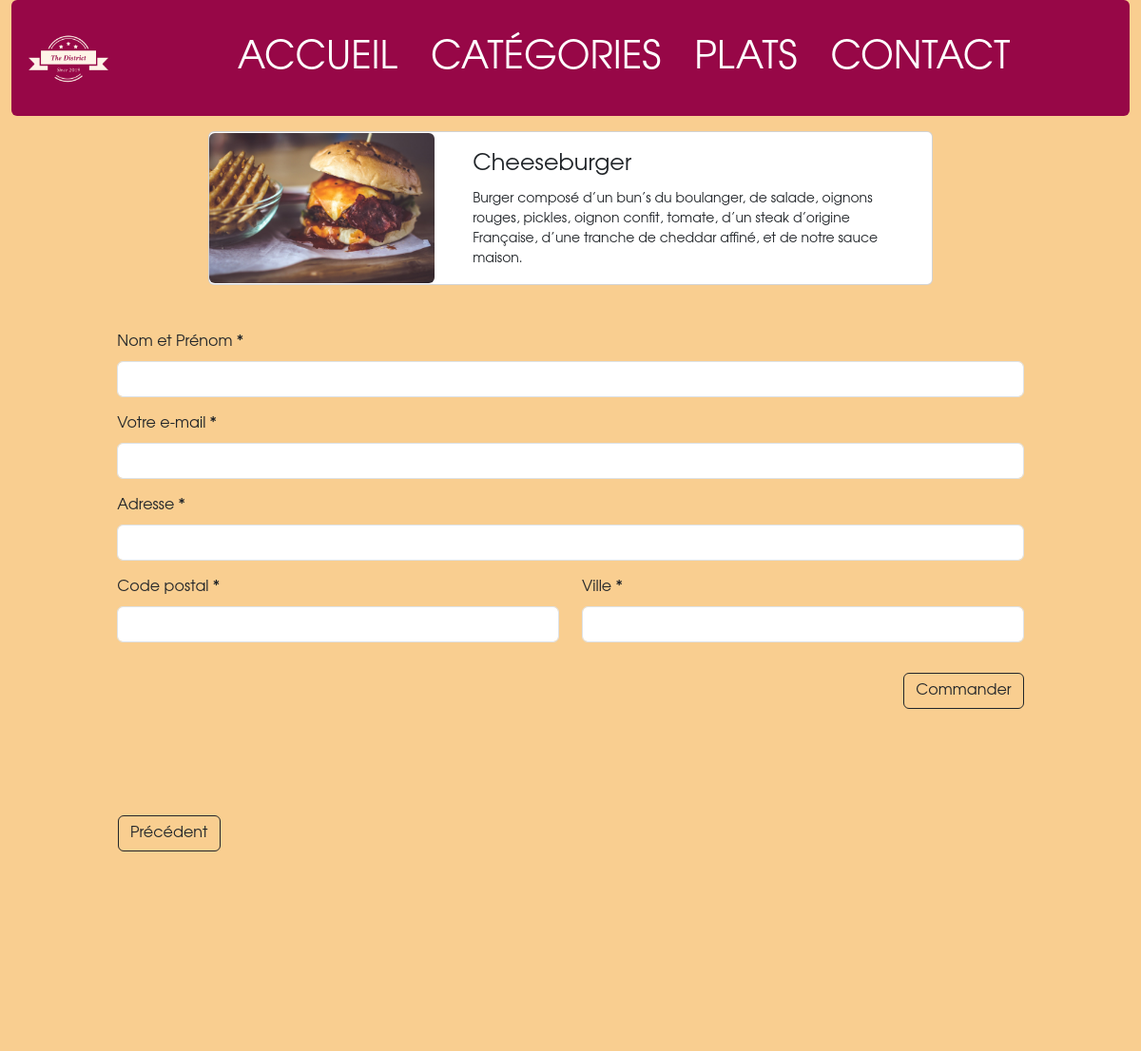
/plat_selectionne.php?id=10, run on the app's committed database.
### tables this page shows
CREATE TABLE `plat` (
  `id` int AUTO_INCREMENT PRIMARY KEY,
  `libelle` varchar(100) NOT NULL,
  `description` text NOT NULL,
  `prix` decimal(10,2) NOT NULL,
  `image` varchar(255) NOT NULL,
  `id_categorie` int NOT NULL REFERENCES categorie(id),
  `active` varchar(10) NOT NULL
);

### DAO.php (called while the page is built, shortened)
<?php
function getPlatById($id,$db){
    $query= $db-> prepare("SELECT * FROM plat WHERE id=:id");
    $query-> bindParam(':id',$id, PDO::PARAM_INT);
    $query-> execute();
    $plat= $query->fetch();
    return $plat;
};

### plat_selectionne.php (the view, shortened to what this page needs)
<!DOCTYPE html>
<html lang="en">
  <head>
    <link
      href="https://cdn.jsdelivr.net/npm/bootstrap@5.3.2/dist/css/bootstrap.min.css"
      rel="stylesheet"
    />
    <link rel="stylesheet" href="assets/css/styles.css"/>
  </head>
  <body
    class="parallax" style="position: relative";
   >
    <div class="container-fluid">
    <?php
   require_once ("views/header.php");
   require_once("DAO.php");
   $id=$_GET['id'];
   $plat=getPlatById($id,$db);
  ?>
      <section class="mx-3 mt-3">
        <div class="d-flex justify-content-center">
          <div class="card rounded col-12 col-lg-8" >
            <div class="row">
              <div class="d-flex col-4 align-items-center">
                <img
                  src="assets/images_the_district/food/<?=$plat['image'] ?>"
                  class="img-fluid rounded"
                  alt="<?=$plat['libelle']?>"
                />
              </div>
              <div class="col-7 col-sm-8">
                <div class="card-body">
                  <p class="card-title fs-4"><?=$plat['libelle']?></p>
                  <p class="card-text small"><?=$plat['description']?></p>
                </div>
              </div>
            </div>
          </div>
        </div>
        <div class="d-flex justify-content-center mt-5">
          <form class="form col-10">
            <p>
              <label class="form-label" for="nom_prenom">Nom et Prénom *</label>
              <input
                class="form-control"
                type="text"
                name="nom_prenom"
                id="nom_prenom"
              />
            </p>
            <p>
              <label class="form-label" for="mail">Votre e-mail *</label>
              <input class="form-control" type="text" name="mail" id="mail" />
            </p>
            <p>
              <label class="form-label" for="adresse">Adresse * </label
              ><input
                class="form-control"
                type="text"
                name="adresse"
                id="adresse"
              />
            </p>
            <div class="row">
              <p class="col">
                <label class="form-label" for="CP">Code postal *</label
                ><input
                  class="form-control"
                  type="text"
                  name="CP"
                  id="CP"
                  required
                />
              </p>
              <p class="col">
                <label class="form-label" for="ville">Ville *</label>
                <input
                  class="form-control"
                  type="text"
                  name="ville"
                  id="ville"
                />
              </p>
            </div>
            <div class="d-flex justify-content-end my-3">
              <button class="btn btn-outline-dark">Commander</button>
            </div>
          </form>
        </div>
        <div class="m-5 p-5">
          <a class="btn btn-outline-dark" href="categorie1.html">Précédent</a>
        </div>
      </section>
      <?php
     require_once ("views/footer.php")
      ?>
  </body>
</html>

### assets/css/styles.css (style rules this page uses)
body { font-family: Avantgarde, TeX Gyre Adventor, URW Gothic L, sans-serif; background-color:#f9ce90; background-image: url('images_the_district/image_parallax.jpg'); background-attachment:fixed; background-position: center; background-repeat: no-repeat; }

### data on the page
plat: image (picture), libelle "Cheeseburger", description "Burger composé d’un bun’s du boulanger, de salade, oignons rouges, pickles, oignon confit, tomate, d’un steak d’origine Française, d’une tranche de cheddar affiné, et de notre sauce maison."
